Frame 1 (no input): blank canvas, image omitted
Frame 60 (the mouse pressed at the canvas centre just before this capture): blank canvas, image omitted
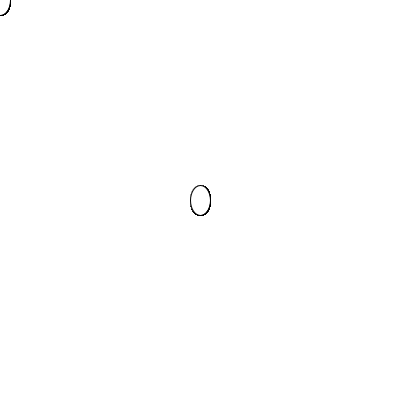
Frame 120 (the mouse held since frame 60 and released just before this capture)

The Processing sketch whose frames 1 and 60 were blank and that drew this single picture after the mouse press (run headless with seeded random() and noise(); from frame 60 on, the mouse is pressed at the canvas centre):

// Processing sketch: ShapeAtCursor
// ── ShapeAtCursor.pde
void setup(){
  size(400,400);
  background(255);
}

void draw(){
  
  //uncomment (by removing the //) the background function below
  //it will clear the screen after iteration of the draw function.
  //in practice, it refreshes the background after every movement
  
  //background(255);
  
  //draw an ellipse with the midpoint at the current (x,y) coordinate of the cursor
  ellipse(mouseX, mouseY, 20, 30);
  
}
